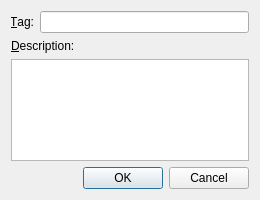
<?xml version="1.0" encoding="UTF-8"?>
<ui version="4.0">
 <class>DialogAddEditTag</class>
 <widget class="QDialog" name="DialogAddEditTag">
  <property name="windowModality">
   <enum>Qt::ApplicationModal</enum>
  </property>
  <property name="geometry">
   <rect>
    <x>0</x>
    <y>0</y>
    <width>260</width>
    <height>200</height>
   </rect>
  </property>
  <property name="windowTitle">
   <string>Add site</string>
  </property>
  <layout class="QVBoxLayout" name="verticalLayout_2">
   <item>
    <layout class="QFormLayout" name="formLayout">
     <property name="fieldGrowthPolicy">
      <enum>QFormLayout::AllNonFixedFieldsGrow</enum>
     </property>
     <item row="0" column="0">
      <widget class="QLabel" name="label">
       <property name="text">
        <string>&amp;Tag:</string>
       </property>
       <property name="alignment">
        <set>Qt::AlignRight|Qt::AlignTrailing|Qt::AlignVCenter</set>
       </property>
       <property name="buddy">
        <cstring>tagnameEdit</cstring>
       </property>
      </widget>
     </item>
     <item row="0" column="1">
      <widget class="QLineEdit" name="tagnameEdit"/>
     </item>
    </layout>
   </item>
   <item>
    <layout class="QVBoxLayout" name="verticalLayout">
     <item>
      <widget class="QLabel" name="label_5">
       <property name="text">
        <string>&amp;Description:</string>
       </property>
       <property name="buddy">
        <cstring>descriptionEdit</cstring>
       </property>
      </widget>
     </item>
     <item>
      <widget class="QPlainTextEdit" name="descriptionEdit"/>
     </item>
    </layout>
   </item>
   <item>
    <widget class="QDialogButtonBox" name="buttonBox">
     <property name="orientation">
      <enum>Qt::Horizontal</enum>
     </property>
     <property name="standardButtons">
      <set>QDialogButtonBox::Cancel|QDialogButtonBox::Ok</set>
     </property>
    </widget>
   </item>
  </layout>
 </widget>
 <tabstops>
  <tabstop>tagnameEdit</tabstop>
  <tabstop>buttonBox</tabstop>
  <tabstop>descriptionEdit</tabstop>
 </tabstops>
 <resources/>
 <connections>
  <connection>
   <sender>buttonBox</sender>
   <signal>accepted()</signal>
   <receiver>DialogAddEditTag</receiver>
   <slot>accept()</slot>
   <hints>
    <hint type="sourcelabel">
     <x>248</x>
     <y>254</y>
    </hint>
    <hint type="destinationlabel">
     <x>157</x>
     <y>274</y>
    </hint>
   </hints>
  </connection>
  <connection>
   <sender>buttonBox</sender>
   <signal>rejected()</signal>
   <receiver>DialogAddEditTag</receiver>
   <slot>reject()</slot>
   <hints>
    <hint type="sourcelabel">
     <x>316</x>
     <y>260</y>
    </hint>
    <hint type="destinationlabel">
     <x>286</x>
     <y>274</y>
    </hint>
   </hints>
  </connection>
 </connections>
</ui>
